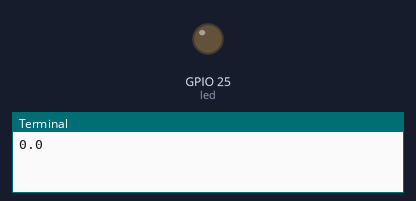
A program run on a simulated Raspberry Pi (BCM pin numbers). Parts: output pins drawn as LEDs (lit = HIGH), the last lines printed to the terminal.

Above: at 0.05 s.
At 0.55 s:
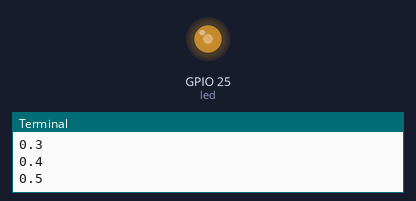
At 1.05 s:
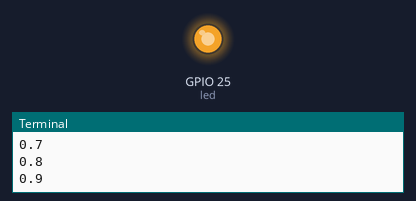
At 2.1 s:
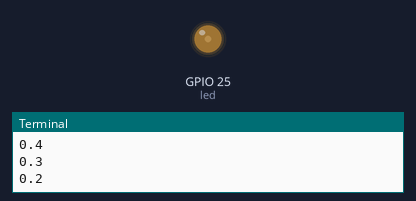
Timing chart, 0 to 5.8 s (numbered marks = the images above):
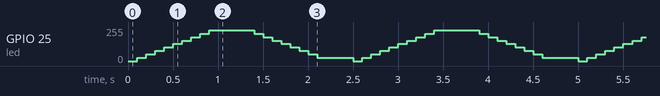

Measured:
- by itself, GPIO 25 (led): repeats every 2.5 s: 51/255 0.10 s, 77/255 0.10 s, 102/255 0.10 s, 128/255 0.10 s, 153/255 0.10 s, 179/255 0.10 s, 204/255 0.10 s, 230/255 0.50 s, 204/255 0.10 s, 179/255 0.10 s, 153/255 0.10 s, 128/255 0.10 s, 102/255 0.10 s, 77/255 0.10 s, 51/255 0.10 s, 26/255 0.40 s, 0/255 0.10 s, 26/255 0.10 s

The program:

PWMLED.py
```python
#!/home/pi/Documents/python/PWMLED.py
from gpiozero import PWMLED
from time import sleep

led = PWMLED(25)

# while True:
#     led.value = 0  # off
  #   sleep(1)
  #   led.value = 0.3  # half brightness
  #   sleep(1)
  #   led.value = 1  # full brightness
  #   sleep(1)


while True:
    for num in range(0,10,1):
        led.value = num/10
        print(led.value)
        sleep(0.1)
    sleep(0.3)
    for num in range(9,0,-1):
        led.value = num/10
        print(led.value)
        sleep(0.1)
    sleep(0.3)
    
```
